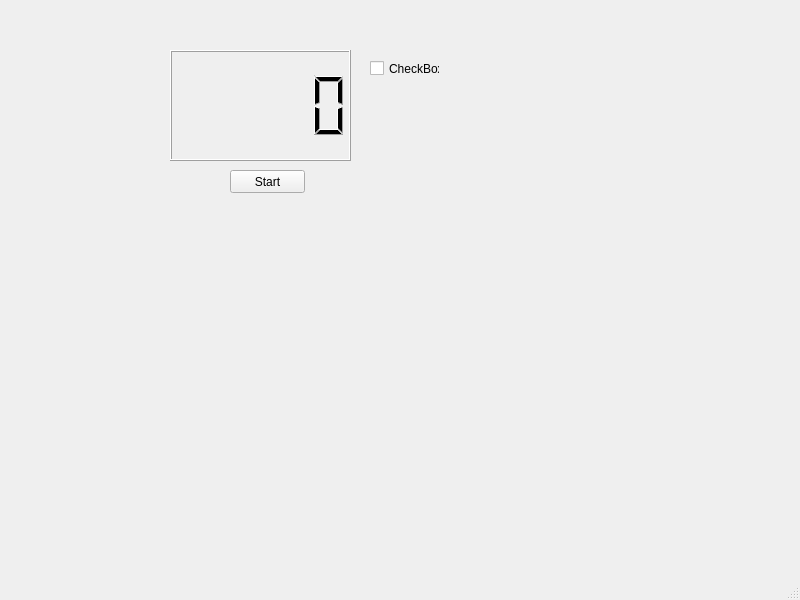
<?xml version="1.0" encoding="UTF-8"?>
<ui version="4.0">
 <class>MainWindow</class>
 <widget class="QMainWindow" name="MainWindow">
  <property name="geometry">
   <rect>
    <x>0</x>
    <y>0</y>
    <width>800</width>
    <height>600</height>
   </rect>
  </property>
  <property name="windowTitle">
   <string>MainWindow</string>
  </property>
  <widget class="QWidget" name="centralwidget">
   <widget class="QPushButton" name="pushButton_2">
    <property name="geometry">
     <rect>
      <x>230</x>
      <y>170</y>
      <width>75</width>
      <height>23</height>
     </rect>
    </property>
    <property name="text">
     <string>Start</string>
    </property>
   </widget>
   <widget class="QLCDNumber" name="lcdNumber">
    <property name="geometry">
     <rect>
      <x>170</x>
      <y>50</y>
      <width>181</width>
      <height>111</height>
     </rect>
    </property>
   </widget>
   <widget class="QCheckBox" name="checkBox">
    <property name="geometry">
     <rect>
      <x>370</x>
      <y>60</y>
      <width>70</width>
      <height>17</height>
     </rect>
    </property>
    <property name="text">
     <string>CheckBox</string>
    </property>
   </widget>
  </widget>
  <widget class="QMenuBar" name="menubar">
   <property name="geometry">
    <rect>
     <x>0</x>
     <y>0</y>
     <width>800</width>
     <height>21</height>
    </rect>
   </property>
  </widget>
  <widget class="QStatusBar" name="statusbar"/>
 </widget>
 <resources/>
 <connections/>
</ui>
